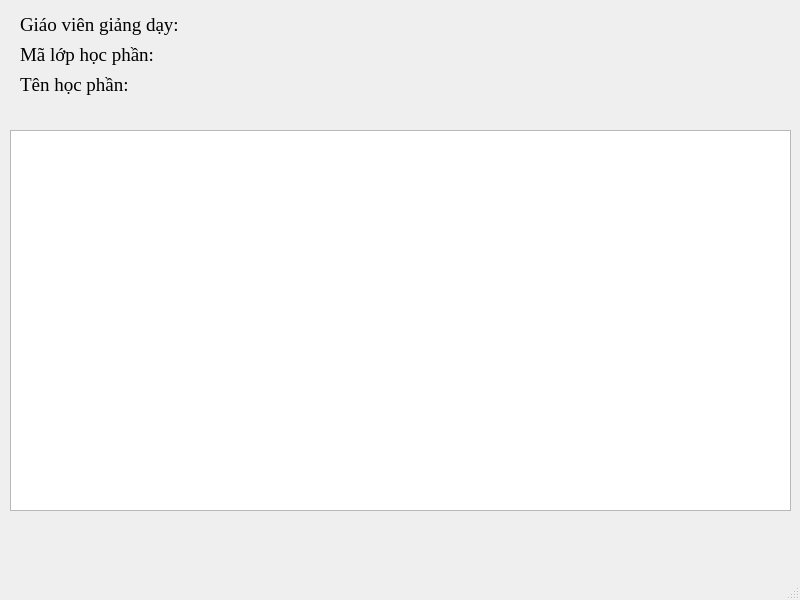
<?xml version="1.0" encoding="UTF-8"?>
<ui version="4.0">
 <class>MainWindow</class>
 <widget class="QMainWindow" name="MainWindow">
  <property name="geometry">
   <rect>
    <x>0</x>
    <y>0</y>
    <width>800</width>
    <height>600</height>
   </rect>
  </property>
  <property name="font">
   <font>
    <family>Times New Roman</family>
    <pointsize>14</pointsize>
   </font>
  </property>
  <property name="windowTitle">
   <string>MainWindow</string>
  </property>
  <widget class="QWidget" name="centralwidget">
   <widget class="QTableWidget" name="tableWidget">
    <property name="geometry">
     <rect>
      <x>10</x>
      <y>130</y>
      <width>781</width>
      <height>381</height>
     </rect>
    </property>
   </widget>
   <widget class="QLabel" name="label_malophocphan">
    <property name="geometry">
     <rect>
      <x>20</x>
      <y>40</y>
      <width>400</width>
      <height>30</height>
     </rect>
    </property>
    <property name="text">
     <string>Mã lớp học phần: </string>
    </property>
   </widget>
   <widget class="QLabel" name="label_giaoviengiangday">
    <property name="geometry">
     <rect>
      <x>20</x>
      <y>10</y>
      <width>400</width>
      <height>30</height>
     </rect>
    </property>
    <property name="text">
     <string>Giáo viên giảng dạy: </string>
    </property>
   </widget>
   <widget class="QLabel" name="label_tenhocphan">
    <property name="geometry">
     <rect>
      <x>20</x>
      <y>70</y>
      <width>400</width>
      <height>30</height>
     </rect>
    </property>
    <property name="text">
     <string>Tên học phần: </string>
    </property>
   </widget>
  </widget>
  <widget class="QMenuBar" name="menubar">
   <property name="geometry">
    <rect>
     <x>0</x>
     <y>0</y>
     <width>800</width>
     <height>27</height>
    </rect>
   </property>
  </widget>
  <widget class="QStatusBar" name="statusbar"/>
 </widget>
 <resources/>
 <connections/>
</ui>
